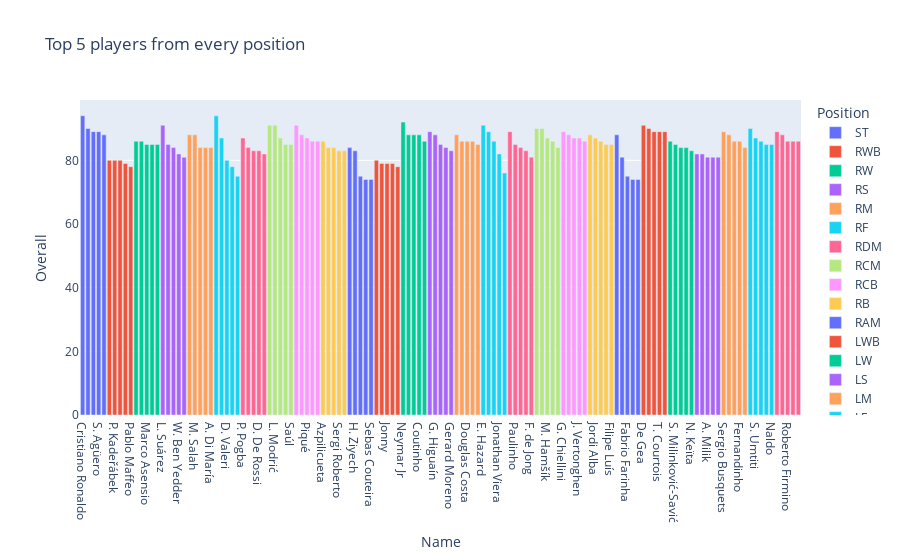

Source (notebook cell):
### Code cell
px.bar(df12,x='Name',y='Overall',hover_data=['Age'],color='Position',title='Top 5 players from every position'
)

### Figure 1 — Plotly figure (JSON) as saved in the notebook; plotly's stock layout.template omitted (floating-point values rounded to 4 significant figures)
{"data": [{"alignmentgroup": "True", "customdata": [[33], [29], [24], [30], [28]], "hovertemplate": "Position=ST<br>Name=%{x}<br>Overall=%{y}<br>Age=%{customdata[0]}<extra></extra>", "legendgroup": "ST", "marker": {"color": "#636efa", "pattern": {"shape": ""}}, "name": "ST", "offsetgroup": "ST", "orientation": "v", "showlegend": true, "textposition": "auto", "type": "bar", "x": ["Cristiano Ronaldo", "R. Lewandowski", "H. Kane", "S. Agüero", "G. Bale"], "xaxis": "x", "y": [94, 90, 89, 89, 88], "yaxis": "y"}, {"alignmentgroup": "True", "customdata": [[24], [26], [29], [30], [20]], "hovertemplate": "Position=RWB<br>Name=%{x}<br>Overall=%{y}<br>Age=%{customdata[0]}<extra></extra>", "legendgroup": "RWB", "marker": {"color": "#EF553B", "pattern": {"shape": ""}}, "name": "RWB", "offsetgroup": "RWB", "orientation": "v", "showlegend": true, "textposition": "auto", "type": "bar", "x": ["M. Ginter", "P. Kadeřábek", "S. Coleman", "D. Caligiuri", "Pablo Maffeo"], "xaxis": "x", "y": [80, 80, 80, 79, 78], "yaxis": "y"}, {"alignmentgroup": "True", "customdata": [[23], [23], [22], [27], [29]], "hovertemplate": "Position=RW<br>Name=%{x}<br>Overall=%{y}<br>Age=%{customdata[0]}<extra></extra>", "legendgroup": "RW", "marker": {"color": "#00cc96", "pattern": {"shape": ""}}, "name": "RW", "offsetgroup": "RW", "orientation": "v", "showlegend": true, "textposition": "auto", "type": "bar", "x": ["Bernardo Silva", "R. Sterling", "Marco Asensio", "R. Mahrez", "A. Sánchez"], "xaxis": "x", "y": [86, 86, 85, 85, 85], "yaxis": "y"}, {"alignmentgroup": "True", "customdata": [[31], [36], [32], [27], [27]], "hovertemplate": "Position=RS<br>Name=%{x}<br>Overall=%{y}<br>Age=%{customdata[0]}<extra></extra>", "legendgroup": "RS", "marker": {"color": "#ab63fa", "pattern": {"shape": ""}}, "name": "RS", "offsetgroup": "RS", "orientation": "v", "showlegend": true, "textposition": "auto", "type": "bar", "x": ["L. Suárez", "Z. Ibrahimović", "Falcao", "W. Ben Yedder", "S. Zaza"], "xaxis": "x", "y": [91, 85, 84, 82, 81], "yaxis": "y"}, {"alignmentgroup": "True", "customdata": [[19], [26], [25], [31], [30]], "hovertemplate": "Position=RM<br>Name=%{x}<br>Overall=%{y}<br>Age=%{customdata[0]}<extra></extra>", "legendgroup": "RM", "marker": {"color": "#FFA15A", "pattern": {"shape": ""}}, "name": "RM", "offsetgroup": "RM", "orientation": "v", "showlegend": true, "textposition": "auto", "type": "bar", "x": ["K. Mbappé", "M. Salah", "F. Thauvin", "José Callejón", "A. Di María"], "xaxis": "x", "y": [88, 88, 84, 84, 84], "yaxis": "y"}, {"alignmentgroup": "True", "customdata": [[31], [31], [32], [33], [28]], "hovertemplate": "Position=RF<br>Name=%{x}<br>Overall=%{y}<br>Age=%{customdata[0]}<extra></extra>", "legendgroup": "RF", "marker": {"color": "#19d3f3", "pattern": {"shape": ""}}, "name": "RF", "offsetgroup": "RF", "orientation": "v", "showlegend": true, "textposition": "auto", "type": "bar", "x": ["L. Messi", "D. Mertens", "D. Valeri", "L. Podolski", "C. Ciano"], "xaxis": "x", "y": [94, 87, 80, 78, 75], "yaxis": "y"}, {"alignmentgroup": "True", "customdata": [[25], [28], [28], [34], [33]], "hovertemplate": "Position=RDM<br>Name=%{x}<br>Overall=%{y}<br>Age=%{customdata[0]}<extra></extra>", "legendgroup": "RDM", "marker": {"color": "#FF6692", "pattern": {"shape": ""}}, "name": "RDM", "offsetgroup": "RDM", "orientation": "v", "showlegend": true, "textposition": "auto", "type": "bar", "x": ["P. Pogba", "Illarramendi", "I. Gueye", "D. De Rossi", "M. Parolo"], "xaxis": "x", "y": [87, 84, 83, 83, 82], "yaxis": "y"}, {"alignmentgroup": "True", "customdata": [[27], [32], [30], [23], [23]], "hovertemplate": "Position=RCM<br>Name=%{x}<br>Overall=%{y}<br>Age=%{customdata[0]}<extra></extra>", "legendgroup": "RCM", "marker": {"color": "#B6E880", "pattern": {"shape": ""}}, "name": "RCM", "offsetgroup": "RCM", "orientation": "v", "showlegend": true, "textposition": "auto", "type": "bar", "x": ["K. De Bruyne", "L. Modrić", "I. Rakitić", "J. Kimmich", "Saúl"], "xaxis": "x", "y": [91, 91, 87, 85, 85], "yaxis": "y"}, {"alignmentgroup": "True", "customdata": [[32], [33], [31], [25], [31]], "hovertemplate": "Position=RCB<br>Name=%{x}<br>Overall=%{y}<br>Age=%{customdata[0]}<extra></extra>", "legendgroup": "RCB", "marker": {"color": "#FF97FF", "pattern": {"shape": ""}}, "name": "RCB", "offsetgroup": "RCB", "orientation": "v", "showlegend": true, "textposition": "auto", "type": "bar", "x": ["Sergio Ramos", "Thiago Silva", "Piqué", "R. Varane", "L. Bonucci"], "xaxis": "x", "y": [91, 88, 87, 86, 86], "yaxis": "y"}, {"alignmentgroup": "True", "customdata": [[28], [26], [28], [26], [29]], "hovertemplate": "Position=RB<br>Name=%{x}<br>Overall=%{y}<br>Age=%{customdata[0]}<extra></extra>", "legendgroup": "RB", "marker": {"color": "#FECB52", "pattern": {"shape": ""}}, "name": "RB", "offsetgroup": "RB", "orientation": "v", "showlegend": true, "textposition": "auto", "type": "bar", "x": ["Azpilicueta", "Carvajal", "K. Walker", "Sergi Roberto", "L. Bender"], "xaxis": "x", "y": [86, 84, 84, 83, 83], "yaxis": "y"}, {"alignmentgroup": "True", "customdata": [[30], [25], [26], [34], [30]], "hovertemplate": "Position=RAM<br>Name=%{x}<br>Overall=%{y}<br>Age=%{customdata[0]}<extra></extra>", "legendgroup": "RAM", "marker": {"color": "#636efa", "pattern": {"shape": ""}}, "name": "RAM", "offsetgroup": "RAM", "orientation": "v", "showlegend": true, "textposition": "auto", "type": "bar", "x": ["J. Cuadrado", "H. Ziyech", "Allan Bardinho", "Jacson Zonta", "Sebas Couteira"], "xaxis": "x", "y": [84, 83, 75, 74, 74], "yaxis": "y"}, {"alignmentgroup": "True", "customdata": [[25], [29], [24], [28], [25]], "hovertemplate": "Position=LWB<br>Name=%{x}<br>Overall=%{y}<br>Age=%{customdata[0]}<extra></extra>", "legendgroup": "LWB", "marker": {"color": "#EF553B", "pattern": {"shape": ""}}, "name": "LWB", "offsetgroup": "LWB", "orientation": "v", "showlegend": true, "textposition": "auto", "type": "bar", "x": ["N. Schulz", "Granell", "Jonny", "J. Hector", "J. Mojica"], "xaxis": "x", "y": [80, 79, 79, 79, 78], "yaxis": "y"}, {"alignmentgroup": "True", "customdata": [[26], [27], [26], [26], [22]], "hovertemplate": "Position=LW<br>Name=%{x}<br>Overall=%{y}<br>Age=%{customdata[0]}<extra></extra>", "legendgroup": "LW", "marker": {"color": "#00cc96", "pattern": {"shape": ""}}, "name": "LW", "offsetgroup": "LW", "orientation": "v", "showlegend": true, "textposition": "auto", "type": "bar", "x": ["Neymar Jr", "L. Insigne", "Isco", "Coutinho", "L. Sané"], "xaxis": "x", "y": [92, 88, 88, 88, 86], "yaxis": "y"}, {"alignmentgroup": "True", "customdata": [[31], [30], [29], [30], [26]], "hovertemplate": "Position=LS<br>Name=%{x}<br>Overall=%{y}<br>Age=%{customdata[0]}<extra></extra>", "legendgroup": "LS", "marker": {"color": "#ab63fa", "pattern": {"shape": ""}}, "name": "LS", "offsetgroup": "LS", "orientation": "v", "showlegend": true, "textposition": "auto", "type": "bar", "x": ["E. Cavani", "G. Higuaín", "Diego Costa", "A. Gómez", "Gerard Moreno"], "xaxis": "x", "y": [89, 88, 85, 84, 83], "yaxis": "y"}, {"alignmentgroup": "True", "customdata": [[29], [26], [27], [29], [26]], "hovertemplate": "Position=LM<br>Name=%{x}<br>Overall=%{y}<br>Age=%{customdata[0]}<extra></extra>", "legendgroup": "LM", "marker": {"color": "#FFA15A", "pattern": {"shape": ""}}, "name": "LM", "offsetgroup": "LM", "orientation": "v", "showlegend": true, "textposition": "auto", "type": "bar", "x": ["P. Aubameyang", "S. Mané", "Douglas Costa", "M. Reus", "Koke"], "xaxis": "x", "y": [88, 86, 86, 86, 85], "yaxis": "y"}, {"alignmentgroup": "True", "customdata": [[27], [24], [34], [28], [30]], "hovertemplate": "Position=LF<br>Name=%{x}<br>Overall=%{y}<br>Age=%{customdata[0]}<extra></extra>", "legendgroup": "LF", "marker": {"color": "#19d3f3", "pattern": {"shape": ""}}, "name": "LF", "offsetgroup": "LF", "orientation": "v", "showlegend": true, "textposition": "auto", "type": "bar", "x": ["E. Hazard", "P. Dybala", "Iniesta", "Jonathan Viera", "S. Blanco"], "xaxis": "x", "y": [91, 89, 86, 82, 76], "yaxis": "y"}, {"alignmentgroup": "True", "customdata": [[27], [29], [24], [31], [21]], "hovertemplate": "Position=LDM<br>Name=%{x}<br>Overall=%{y}<br>Age=%{customdata[0]}<extra></extra>", "legendgroup": "LDM", "marker": {"color": "#FF6692", "pattern": {"shape": ""}}, "name": "LDM", "offsetgroup": "LDM", "orientation": "v", "showlegend": true, "textposition": "auto", "type": "bar", "x": ["N. Kanté", "Paulinho", "Marquinhos", "Lucas Leiva", "F. de Jong"], "xaxis": "x", "y": [89, 85, 84, 83, 81], "yaxis": "y"}, {"alignmentgroup": "True", "customdata": [[28], [32], [30], [25], [23]], "hovertemplate": "Position=LCM<br>Name=%{x}<br>Overall=%{y}<br>Age=%{customdata[0]}<extra></extra>", "legendgroup": "LCM", "marker": {"color": "#B6E880", "pattern": {"shape": ""}}, "name": "LCM", "offsetgroup": "LCM", "orientation": "v", "showlegend": true, "textposition": "auto", "type": "bar", "x": ["T. Kroos", "David Silva", "M. Hamšík", "M. Verratti", "Bruno Fernandes"], "xaxis": "x", "y": [90, 90, 87, 86, 84], "yaxis": "y"}, {"alignmentgroup": "True", "customdata": [[33], [29], [27], [31], [26]], "hovertemplate": "Position=LCB<br>Name=%{x}<br>Overall=%{y}<br>Age=%{customdata[0]}<extra></extra>", "legendgroup": "LCB", "marker": {"color": "#FF97FF", "pattern": {"shape": ""}}, "name": "LCB", "offsetgroup": "LCB", "orientation": "v", "showlegend": true, "textposition": "auto", "type": "bar", "x": ["G. Chiellini", "M. Hummels", "K. Koulibaly", "J. Vertonghen", "V. van Dijk"], "xaxis": "x", "y": [89, 88, 87, 87, 86], "yaxis": "y"}, {"alignmentgroup": "True", "customdata": [[30], [29], [27], [26], [32]], "hovertemplate": "Position=LB<br>Name=%{x}<br>Overall=%{y}<br>Age=%{customdata[0]}<extra></extra>", "legendgroup": "LB", "marker": {"color": "#FECB52", "pattern": {"shape": ""}}, "name": "LB", "offsetgroup": "LB", "orientation": "v", "showlegend": true, "textposition": "auto", "type": "bar", "x": ["Marcelo", "Jordi Alba", "Alex Sandro", "D. Alaba", "Filipe Luís"], "xaxis": "x", "y": [88, 87, 86, 85, 85], "yaxis": "y"}, {"alignmentgroup": "True", "customdata": [[26], [29], [26], [34], [30]], "hovertemplate": "Position=LAM<br>Name=%{x}<br>Overall=%{y}<br>Age=%{customdata[0]}<extra></extra>", "legendgroup": "LAM", "marker": {"color": "#636efa", "pattern": {"shape": ""}}, "name": "LAM", "offsetgroup": "LAM", "orientation": "v", "showlegend": true, "textposition": "auto", "type": "bar", "x": ["J. Rodríguez", "D. Tadić", "Fabrio Farinha", "Leo Caldeirinha", "Nicolás Formido"], "xaxis": "x", "y": [88, 81, 75, 74, 74], "yaxis": "y"}, {"alignmentgroup": "True", "customdata": [[27], [25], [26], [26], [32]], "hovertemplate": "Position=GK<br>Name=%{x}<br>Overall=%{y}<br>Age=%{customdata[0]}<extra></extra>", "legendgroup": "GK", "marker": {"color": "#EF553B", "pattern": {"shape": ""}}, "name": "GK", "offsetgroup": "GK", "orientation": "v", "showlegend": true, "textposition": "auto", "type": "bar", "x": ["De Gea", "J. Oblak", "M. ter Stegen", "T. Courtois", "M. Neuer"], "xaxis": "x", "y": [91, 90, 89, 89, 89], "yaxis": "y"}, {"alignmentgroup": "True", "customdata": [[27], [23], [26], [27], [23]], "hovertemplate": "Position=CM<br>Name=%{x}<br>Overall=%{y}<br>Age=%{customdata[0]}<extra></extra>", "legendgroup": "CM", "marker": {"color": "#00cc96", "pattern": {"shape": ""}}, "name": "CM", "offsetgroup": "CM", "orientation": "v", "showlegend": true, "textposition": "auto", "type": "bar", "x": ["Thiago", "S. Milinković-Savić", "Jorginho", "I. Gündoğan", "N. Keïta"], "xaxis": "x", "y": [86, 85, 84, 84, 83], "yaxis": "y"}, {"alignmentgroup": "True", "customdata": [[25], [31], [24], [29], [33]], "hovertemplate": "Position=CF<br>Name=%{x}<br>Overall=%{y}<br>Age=%{customdata[0]}<extra></extra>", "legendgroup": "CF", "marker": {"color": "#ab63fa", "pattern": {"shape": ""}}, "name": "CF", "offsetgroup": "CF", "orientation": "v", "showlegend": true, "textposition": "auto", "type": "bar", "x": ["Luis Alberto", "S. Giovinco", "A. Milik", "L. Stindl", "Raffael"], "xaxis": "x", "y": [82, 82, 81, 81, 81], "yaxis": "y"}, {"alignmentgroup": "True", "customdata": [[29], [26], [28], [33], [24]], "hovertemplate": "Position=CDM<br>Name=%{x}<br>Overall=%{y}<br>Age=%{customdata[0]}<extra></extra>", "legendgroup": "CDM", "marker": {"color": "#FFA15A", "pattern": {"shape": ""}}, "name": "CDM", "offsetgroup": "CDM", "orientation": "v", "showlegend": true, "textposition": "auto", "type": "bar", "x": ["Sergio Busquets", "Casemiro", "M. Pjanić", "Fernandinho", "Fabinho"], "xaxis": "x", "y": [89, 88, 86, 86, 84], "yaxis": "y"}, {"alignmentgroup": "True", "customdata": [[32], [24], [31], [30], [35]], "hovertemplate": "Position=CB<br>Name=%{x}<br>Overall=%{y}<br>Age=%{customdata[0]}<extra></extra>", "legendgroup": "CB", "marker": {"color": "#19d3f3", "pattern": {"shape": ""}}, "name": "CB", "offsetgroup": "CB", "orientation": "v", "showlegend": true, "textposition": "auto", "type": "bar", "x": ["D. Godín", "S. Umtiti", "M. Benatia", "N. Otamendi", "Naldo"], "xaxis": "x", "y": [90, 87, 86, 85, 85], "yaxis": "y"}, {"alignmentgroup": "True", "customdata": [[27], [26], [26], [28], [29]], "hovertemplate": "Position=CAM<br>Name=%{x}<br>Overall=%{y}<br>Age=%{customdata[0]}<extra></extra>", "legendgroup": "CAM", "marker": {"color": "#FF6692", "pattern": {"shape": ""}}, "name": "CAM", "offsetgroup": "CAM", "orientation": "v", "showlegend": true, "textposition": "auto", "type": "bar", "x": ["A. Griezmann", "C. Eriksen", "Roberto Firmino", "T. Müller", "M. Özil"], "xaxis": "x", "y": [89, 88, 86, 86, 86], "yaxis": "y"}], "layout": {"barmode": "relative", "legend": {"title": {"text": "Position"}, "tracegroupgap": 0}, "title": {"text": "Top 5 players from every position"}, "xaxis": {"anchor": "y", "domain": [0, 1], "title": {"text": "Name"}}, "yaxis": {"anchor": "x", "domain": [0, 1], "title": {"text": "Overall"}}}}
